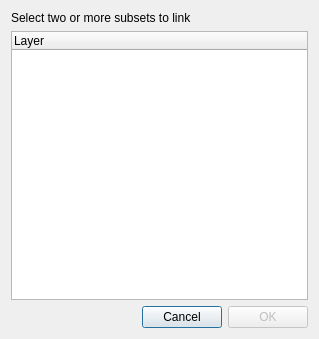
<?xml version="1.0" encoding="UTF-8"?>
<ui version="4.0">
 <class>SubsetLinkerDialog</class>
 <widget class="QDialog" name="SubsetLinkerDialog">
  <property name="windowModality">
   <enum>Qt::WindowModal</enum>
  </property>
  <property name="geometry">
   <rect>
    <x>0</x>
    <y>0</y>
    <width>319</width>
    <height>339</height>
   </rect>
  </property>
  <property name="windowTitle">
   <string>Subset Linker</string>
  </property>
  <property name="modal">
   <bool>true</bool>
  </property>
  <layout class="QVBoxLayout" name="verticalLayout_2">
   <item>
    <layout class="QVBoxLayout" name="verticalLayout">
     <item>
      <widget class="QLabel" name="label">
       <property name="text">
        <string>Select two or more subsets to link</string>
       </property>
      </widget>
     </item>
     <item>
      <widget class="QTreeWidget" name="layerTree">
       <column>
        <property name="text">
         <string>Layer</string>
        </property>
       </column>
      </widget>
     </item>
     <item>
      <layout class="QHBoxLayout" name="horizontalLayout">
       <item>
        <spacer name="horizontalSpacer">
         <property name="orientation">
          <enum>Qt::Horizontal</enum>
         </property>
         <property name="sizeHint" stdset="0">
          <size>
           <width>40</width>
           <height>20</height>
          </size>
         </property>
        </spacer>
       </item>
       <item>
        <widget class="QPushButton" name="cancelButton">
         <property name="text">
          <string>Cancel</string>
         </property>
        </widget>
       </item>
       <item>
        <widget class="QPushButton" name="okButton">
         <property name="enabled">
          <bool>false</bool>
         </property>
         <property name="text">
          <string>OK</string>
         </property>
         <property name="default">
          <bool>false</bool>
         </property>
         <property name="flat">
          <bool>false</bool>
         </property>
        </widget>
       </item>
      </layout>
     </item>
    </layout>
   </item>
  </layout>
 </widget>
 <tabstops>
  <tabstop>layerTree</tabstop>
  <tabstop>cancelButton</tabstop>
  <tabstop>okButton</tabstop>
 </tabstops>
 <resources/>
 <connections/>
</ui>
